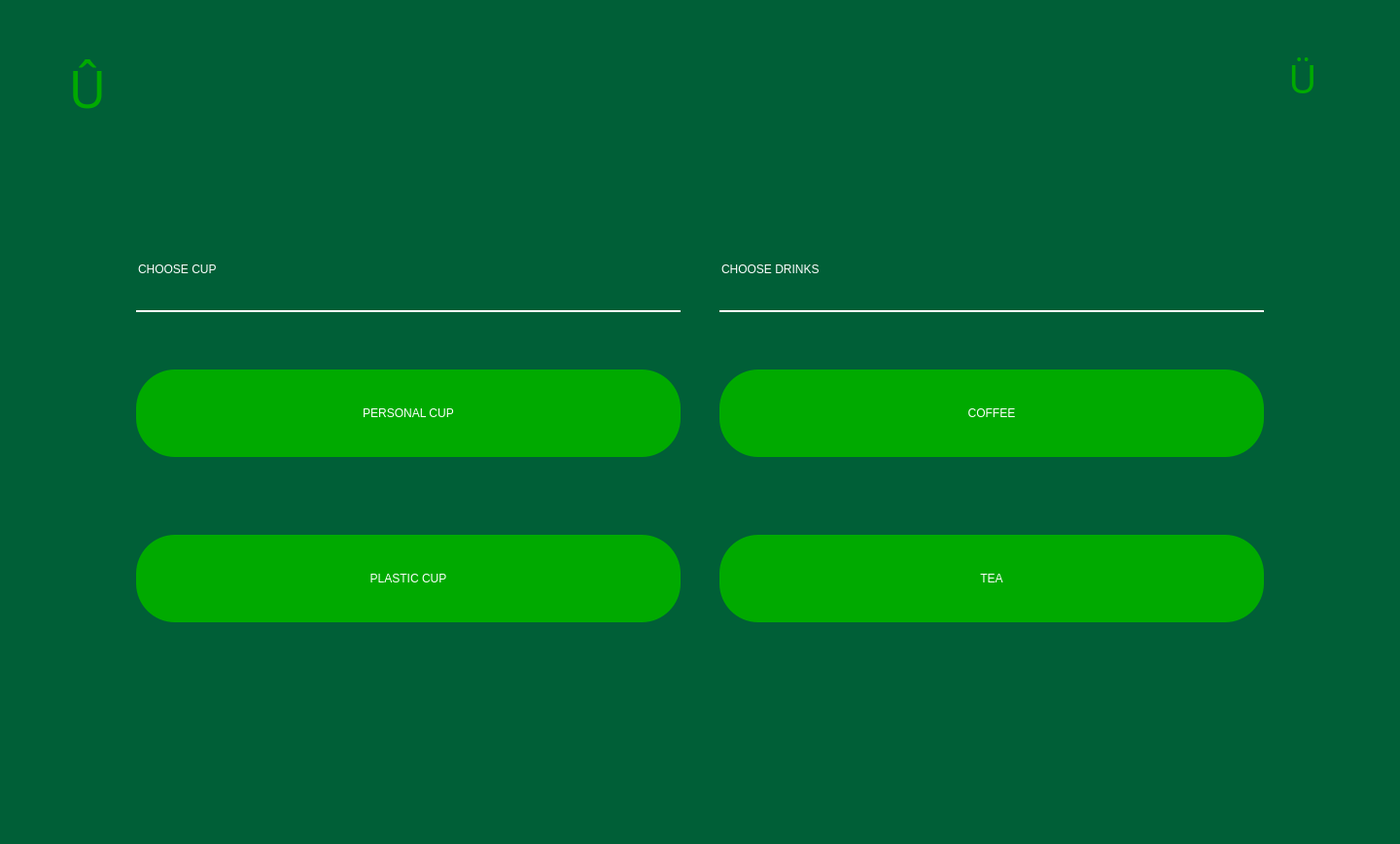
<?xml version="1.0" encoding="UTF-8"?>
<ui version="4.0">
 <class>MainWindow</class>
 <widget class="QMainWindow" name="MainWindow">
  <property name="geometry">
   <rect>
    <x>0</x>
    <y>0</y>
    <width>1440</width>
    <height>868</height>
   </rect>
  </property>
  <property name="windowTitle">
   <string>MainWindow</string>
  </property>
  <property name="styleSheet">
   <string notr="true">background-color: rgb(0, 95, 55);</string>
  </property>
  <widget class="QWidget" name="centralwidget">
   <widget class="QPushButton" name="back">
    <property name="geometry">
     <rect>
      <x>50</x>
      <y>50</y>
      <width>80</width>
      <height>80</height>
     </rect>
    </property>
    <property name="font">
     <font>
      <family>Wingdings</family>
      <pointsize>40</pointsize>
      <weight>50</weight>
      <italic>false</italic>
      <bold>false</bold>
     </font>
    </property>
    <property name="styleSheet">
     <string notr="true">QPushButton{
font: 40pt &quot;Wingdings&quot;;
background-color: rgb(0, 95, 55);
color: rgb(0, 170, 0);
border-radius: 15px;
}
QPushButton::pressed{
background-color: rgb(0, 95, 55);
color:rgb(115, 230, 0);
}</string>
    </property>
    <property name="text">
     <string>Û</string>
    </property>
   </widget>
   <widget class="QLineEdit" name="cup">
    <property name="geometry">
     <rect>
      <x>140</x>
      <y>240</y>
      <width>560</width>
      <height>81</height>
     </rect>
    </property>
    <property name="styleSheet">
     <string notr="true">color: rgb(255, 255, 255);
font: 45pt &quot;MS Shell Dlg 2&quot;;
border: none;
border-bottom: 2px solid rgb(255, 255, 255);
padding-bottom: 5px;
</string>
    </property>
    <property name="text">
     <string>CHOOSE CUP</string>
    </property>
   </widget>
   <widget class="QPushButton" name="personal">
    <property name="geometry">
     <rect>
      <x>140</x>
      <y>380</y>
      <width>560</width>
      <height>90</height>
     </rect>
    </property>
    <property name="styleSheet">
     <string notr="true">QPushButton{
font: 35pt &quot;MS Shell Dlg 2&quot;;
color: rgb(255, 255, 255);
background-color: rgb(0, 170, 0);
border-radius: 40px;
}

QPushButton::pressed{
background-color:rgb(115, 230, 0);
}
</string>
    </property>
    <property name="text">
     <string>PERSONAL CUP</string>
    </property>
   </widget>
   <widget class="QPushButton" name="plastic">
    <property name="geometry">
     <rect>
      <x>140</x>
      <y>550</y>
      <width>560</width>
      <height>90</height>
     </rect>
    </property>
    <property name="styleSheet">
     <string notr="true">QPushButton{
font: 35pt &quot;MS Shell Dlg 2&quot;;
color: rgb(255, 255, 255);
background-color: rgb(0, 170, 0);
border-radius: 40px;
}

QPushButton::pressed{
background-color:rgb(115, 230, 0);
}</string>
    </property>
    <property name="text">
     <string>PLASTIC CUP</string>
    </property>
   </widget>
   <widget class="QLineEdit" name="drinks">
    <property name="geometry">
     <rect>
      <x>740</x>
      <y>240</y>
      <width>560</width>
      <height>81</height>
     </rect>
    </property>
    <property name="styleSheet">
     <string notr="true">color: rgb(255, 255, 255);
font: 45pt &quot;MS Shell Dlg 2&quot;;
border: none;
border-bottom: 2px solid rgb(255, 255, 255);
padding-bottom: 5px;
</string>
    </property>
    <property name="text">
     <string>CHOOSE DRINKS</string>
    </property>
   </widget>
   <widget class="QPushButton" name="coffee">
    <property name="enabled">
     <bool>false</bool>
    </property>
    <property name="geometry">
     <rect>
      <x>740</x>
      <y>380</y>
      <width>560</width>
      <height>90</height>
     </rect>
    </property>
    <property name="styleSheet">
     <string notr="true">QPushButton{
font: 35pt &quot;MS Shell Dlg 2&quot;;
color: rgb(255, 255, 255);
background-color: rgb(0, 170, 0);
border-radius: 40px;
}

QPushButton::pressed{
background-color:rgb(115, 230, 0);
}</string>
    </property>
    <property name="text">
     <string>COFFEE</string>
    </property>
   </widget>
   <widget class="QPushButton" name="tea">
    <property name="geometry">
     <rect>
      <x>740</x>
      <y>550</y>
      <width>560</width>
      <height>90</height>
     </rect>
    </property>
    <property name="styleSheet">
     <string notr="true">QPushButton{
font: 35pt &quot;MS Shell Dlg 2&quot;;
color: rgb(255, 255, 255);
background-color: rgb(0, 170, 0);
border-radius: 40px;
}

QPushButton::pressed{
background-color:rgb(115, 230, 0);
}</string>
    </property>
    <property name="text">
     <string>TEA</string>
    </property>
   </widget>
   <widget class="QPushButton" name="next">
    <property name="enabled">
     <bool>false</bool>
    </property>
    <property name="geometry">
     <rect>
      <x>1310</x>
      <y>50</y>
      <width>60</width>
      <height>60</height>
     </rect>
    </property>
    <property name="font">
     <font>
      <family>Wingdings</family>
      <pointsize>30</pointsize>
      <weight>50</weight>
      <italic>false</italic>
      <bold>false</bold>
     </font>
    </property>
    <property name="styleSheet">
     <string notr="true">QPushButton{
font: 30pt &quot;Wingdings&quot;;
background-color: rgb(0, 95, 55);
color: rgb(0, 170, 0);
border-radius: 15px;
}
QPushButton::pressed{
background-color: rgb(0, 95, 55);
color:rgb(115, 230, 0);
}</string>
    </property>
    <property name="text">
     <string>Ü</string>
    </property>
   </widget>
  </widget>
 </widget>
 <resources/>
 <connections/>
</ui>
